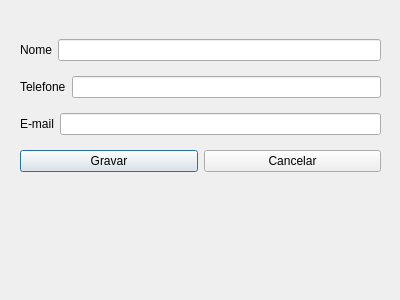
<?xml version="1.0" encoding="UTF-8"?>
<ui version="4.0">
 <class>form_contatos</class>
 <widget class="QDialog" name="form_contatos">
  <property name="geometry">
   <rect>
    <x>0</x>
    <y>0</y>
    <width>400</width>
    <height>300</height>
   </rect>
  </property>
  <property name="windowTitle">
   <string>Dialog</string>
  </property>
  <widget class="QWidget" name="">
   <property name="geometry">
    <rect>
     <x>20</x>
     <y>30</y>
     <width>361</width>
     <height>151</height>
    </rect>
   </property>
   <layout class="QVBoxLayout" name="verticalLayout">
    <item>
     <layout class="QHBoxLayout" name="horizontalLayout">
      <item>
       <widget class="QLabel" name="label">
        <property name="text">
         <string>Nome</string>
        </property>
       </widget>
      </item>
      <item>
       <widget class="QLineEdit" name="txt_nome"/>
      </item>
     </layout>
    </item>
    <item>
     <layout class="QHBoxLayout" name="horizontalLayout_2">
      <item>
       <widget class="QLabel" name="label_2">
        <property name="text">
         <string>Telefone</string>
        </property>
       </widget>
      </item>
      <item>
       <widget class="QLineEdit" name="txt_telefone"/>
      </item>
     </layout>
    </item>
    <item>
     <layout class="QHBoxLayout" name="horizontalLayout_3">
      <item>
       <widget class="QLabel" name="label_3">
        <property name="text">
         <string>E-mail</string>
        </property>
       </widget>
      </item>
      <item>
       <widget class="QLineEdit" name="txt_email"/>
      </item>
     </layout>
    </item>
    <item>
     <layout class="QHBoxLayout" name="horizontalLayout_4">
      <item>
       <widget class="QPushButton" name="btn_gravar">
        <property name="text">
         <string>Gravar</string>
        </property>
       </widget>
      </item>
      <item>
       <widget class="QPushButton" name="btn_cancelar">
        <property name="text">
         <string>Cancelar</string>
        </property>
       </widget>
      </item>
     </layout>
    </item>
   </layout>
  </widget>
 </widget>
 <resources/>
 <connections/>
</ui>
